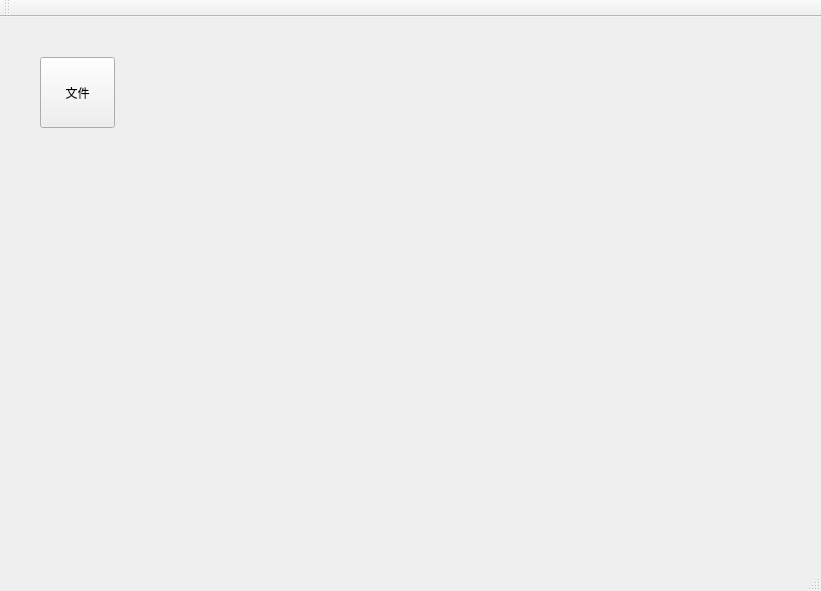
<?xml version="1.0" encoding="UTF-8"?>
<ui version="4.0">
 <class>MainWindow</class>
 <widget class="QMainWindow" name="MainWindow">
  <property name="geometry">
   <rect>
    <x>0</x>
    <y>0</y>
    <width>821</width>
    <height>591</height>
   </rect>
  </property>
  <property name="windowTitle">
   <string>MainWindow</string>
  </property>
  <widget class="QWidget" name="centralWidget">
   <widget class="QPushButton" name="File_SystemButton">
    <property name="geometry">
     <rect>
      <x>40</x>
      <y>40</y>
      <width>75</width>
      <height>71</height>
     </rect>
    </property>
    <property name="text">
     <string>文件</string>
    </property>
   </widget>
  </widget>
  <widget class="QMenuBar" name="menuBar">
   <property name="geometry">
    <rect>
     <x>0</x>
     <y>0</y>
     <width>821</width>
     <height>23</height>
    </rect>
   </property>
  </widget>
  <widget class="QToolBar" name="mainToolBar">
   <attribute name="toolBarArea">
    <enum>TopToolBarArea</enum>
   </attribute>
   <attribute name="toolBarBreak">
    <bool>false</bool>
   </attribute>
  </widget>
  <widget class="QStatusBar" name="statusBar"/>
 </widget>
 <layoutdefault spacing="6" margin="11"/>
 <resources/>
 <connections/>
</ui>
